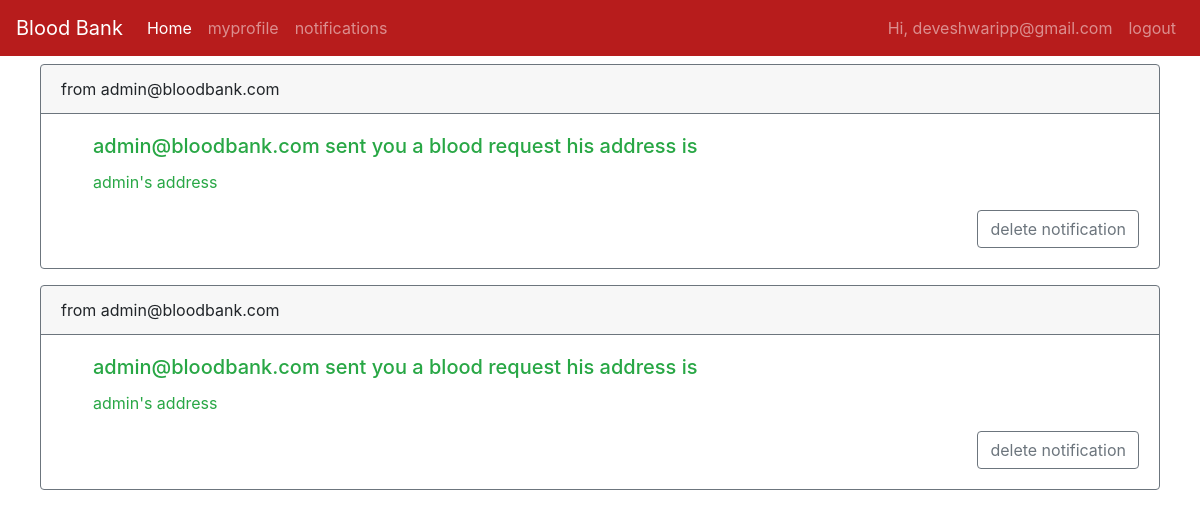
The page /notifications (signed in) on the database its author committed.
### tables this page shows
CREATE TABLE request (id INTEGER PRIMARY KEY AUTOINCREMENT, toemail TEXT, formemail TEXT, toname TEXT, toaddr TEXT);

### server.py (the view)
@app.route('/notifications',methods=('GET','POST'))
def notifications():
    if request.method == 'GET':
            conn = sqlite3.connect('database.db')
            print("Opened database successfully")
            conn.row_factory = sqlite3.Row
            cur = conn.cursor()
            cor = conn.cursor()
            cur.execute('select * from request where toemail=?',(session['username'],))
            cor.execute('select * from request where toemail=?',(session['username'],))
            row = cor.fetchone();
            rows = cur.fetchall();
            if row==None:
                return render_template('notifications.html')
            else:
                return render_template('notifications.html',rows=rows)

### templates/notifications.html (shortened to what this page needs)
{% extends "base.html" %}
{% block content %}
{% if rows is defined %}
{% for row in rows %}
         <div class="card text-left border-secondary mb-3 mt-2 mx-auto" style="width: 70rem;">
           <div class="card-header border-secondary">from {{row['formemail']}} </div>
          <div class="card-body text-success ml-3">
                    <h5 class="card-title ml-3">{{row['toname']}} sent you a blood request
                  his address is </h5>
                    <p class="card-text ml-3">
                          {{row['toaddr']}}
                        </p>
                        <div class="d-flex justify-content-end">
                      <a class="btn btn-outline-secondary" href = "{{url_for('deletenoti',id=row['id'])}}">delete notification</a>
                        </div>
                        </div>
                        </div>
{% endfor %}
{% endif %}
{% endblock %}

### rows shown on the page
request: formemail "admin@bloodbank.com", toname "admin@bloodbank.com", toaddr "admin's address"
request: formemail "admin@bloodbank.com", toname "admin@bloodbank.com", toaddr "admin's address"

### other values the page prints
{{ session['username'] }} "deveshwaripp@gmail.com"
